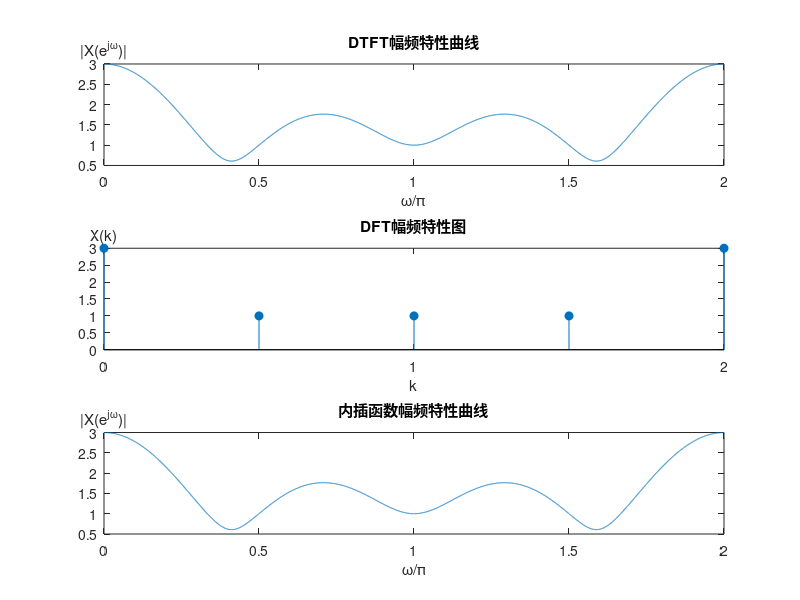

The MATLAB source for this figure:
x = [1, 1, 0, 1];%（1）设置n点离散序列
n = 0:3;

%将[0, 2pi]分成5000个点
N = 5000; 
k = 0:N-1; 
w = (2*pi/N) * k;

%DTFT变换
DTFT_X = x * (exp(-1j * 2*pi / N)).^(n' * k);

N = length(x); 
k = 0:N-1; 

DFT_X = x * (exp(-1j * 2*pi / N)).^(n' * k);
DFT_X__ = x * (exp(-1j * 2*pi / N)).^(n' * k);
k(N+1) = N;

k = k / 2;
DFT_X(5) = 3;
subplot(3, 1, 2);
stem(k, abs(DFT_X), 'filled');

set(gca, 'XTick', 0:1:3);  % 此时划分为了5段，每段长10，网格线和坐标轴都发生了变化

title('DFT幅频特性图');
xlabel('k');
ylabel('X(k)', "Rotation", 0, "Position", [0, 3.1]);


hold on;


subplot(3, 1, 1);
 plot(w/pi, abs(DTFT_X));
 title('DTFT幅频特性曲线');
 xlabel('\omega/\pi');
 ylabel('|X(e^{j\omega})|', "Rotation", 0, "Position", [0, 3.1]);


 %subplot(3, 2, 2);
 %plot(w/pi, angle(DTFT_X));
 %title('DTFT相频特性曲线');
 %xlabel('w/pi');


%DFT变换



 %subplot(3, 2, 4);
 %stem(k, angle(DFT_X), '.');
 %title('DFT相频特性图');
 %xlabel('k');



% %内插函数重建X(e^-jw)

% %将[0, 2pi]分成5000个点
m = 5000; 
k = 0:m-1; 
w = (2*pi/m) * k;


W = ones(N, m);

for i = 0:N-1
    for j = 0:m-1
        W(i+1, j+1) = (1-exp(-1j * 2*pi / m * N * j)) / (1 - exp(1j * 2*pi / N * i) ...
        * exp(-1j * 2*pi / m * j));
    end
end
interp_X = (1 / N) * DFT_X__ * W;

subplot(3, 1, 3);
plot(w/pi, abs(interp_X));
title('内插函数幅频特性曲线');
xlabel('\omega/\pi');
ylabel('|X(e^{j\omega})|', "Rotation", 0, "Position", [0, 3.1]);

%subplot(3, 2, 6);
 %plot(w/pi, angle(interp_X));
 %title('内插函数相频特性曲线');
 %xlabel('w/pi');